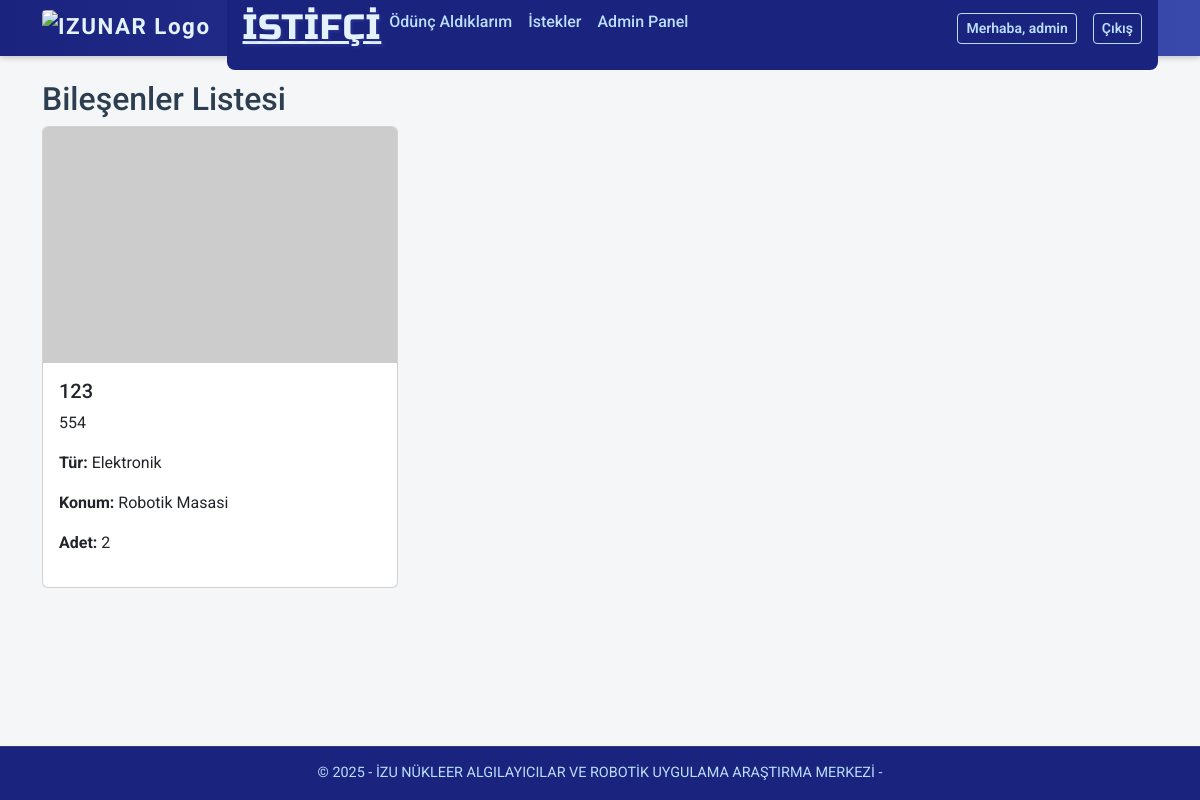
Page /components (signed in) on the committed database.
### models.py (models this page shows, shortened)
class User(db.Model, UserMixin):
    id = db.Column(db.Integer, primary_key=True)
    username = db.Column(db.String(64), unique=True, nullable=False)
    password_hash = db.Column(db.String(128), nullable=False)
    role = db.Column(db.String(20), default='user')  # 'admin' ya da 'user'
    can_add_product = db.Column(db.Boolean, default=False)
    can_delete_product = db.Column(db.Boolean, default=False)
    def is_admin(self):
        return self.role == 'admin'

class Component(db.Model):
    id = db.Column(db.Integer, primary_key=True)
    name = db.Column(db.String(120), nullable=False)
    category = db.Column(db.String(20), nullable=False)  # 'demirbas' veya 'sarf'
    type = db.Column(db.String(100), nullable=True)
    location = db.Column(db.String(150), nullable=True)
    description = db.Column(db.Text, nullable=True)
    quantity = db.Column(db.Integer, nullable=False)
    image_url = db.Column(db.String(300), default="https://via.placeholder.com/300x200?text=Ürün")
    part_number = db.Column(db.String(100), nullable=True)
    code = db.Column(db.String(150), unique=True)
    tags = db.relationship(
        'Tag',
        secondary=component_tag,
        back_populates='components'
    )

### app.py (the view)
@app.route('/components')
@login_required
def component_list():
    components = Component.query.all()
    return render_template('components/list.html', components=components)

### app.py (called while the page is built)
@app.context_processor
def inject_csrf_token():
    return dict(csrf_token=generate_csrf())

@app.context_processor
def inject_timezone():
    return dict(tz=ZoneInfo("Europe/Istanbul"))

@login_manager.user_loader
def load_user(user_id):
    return User.query.get(int(user_id))

### templates/components/list.html
{% extends "base.html" %}
{% block content %}
<h2>Bileşenler Listesi</h2>
<div class="row">
  {% for component in components %}
    <div class="col-md-4 mb-4">
      <div class="card h-100">
        <img src="{{ component.image_url }}" class="card-img-top" alt="{{ component.name }}">
        <div class="card-body">
          <h5 class="card-title">{{ component.name }}</h5>
          <p class="card-text">{{ component.description or "Açıklama yok" }}</p>
          <p><strong>Tür:</strong> {{ component.type or "Belirtilmemiş" }}</p>
          <p><strong>Konum:</strong> {{ component.location or "Belirtilmemiş" }}</p>
          <p><strong>Adet:</strong> {{ component.quantity }}</p>
        </div>
      </div>
    </div>
  {% else %}
    <p>Hiç bileşen bulunamadı.</p>
  {% endfor %}
</div>
{% endblock %}

### templates/base.html (shortened to what this page needs)
<!DOCTYPE html>
<html lang="tr">
<head>
  <link href="https://cdn.jsdelivr.net/npm/bootstrap@5.3.0/dist/css/bootstrap.min.css" rel="stylesheet" />
  <link href="https://cdn.jsdelivr.net/npm/bootstrap-icons@1.10.5/font/bootstrap-icons.css" rel="stylesheet" />
</head>
<body>
<nav class="navbar navbar-expand-lg">
  <div class="container">
    <a class="navbar-brand" href="https://nar.izu.edu.tr/" target="_blank" rel="noopener noreferrer">
      <img src="https://nar.izu.edu.tr/assets/nar_logo_lowres.png" alt="IZUNAR Logo" />
    </a>
    <div class="collapse navbar-collapse" id="navbarContent">
      <ul class="navbar-nav me-auto mb-2 mb-lg-0">
        <li class="nav-item">
          <a class="modern-title" href="{{ url_for('index') }}">İSTİFÇİ</a>
        </li>
        {% if current_user.is_authenticated %}
        <li class="nav-item">
          <a class="nav-link" href="{{ url_for('my_borrowed') }}">Ödünç Aldıklarım</a>
        </li>
        <li class="nav-item">
          <a class="nav-link" href="{{ url_for('requests') }}">İstekler</a>
        </li>
        {% if current_user.is_admin() %}
        <li class="nav-item">
          <a class="nav-link" href="{{ url_for('admin_dashboard') }}">Admin Panel</a>
        </li>
        {% endif %}
        {% endif %}
      </ul>
      <div class="d-flex align-items-center gap-2">
        {% if current_user.is_authenticated %}
        <a class="btn btn-outline-light btn-sm me-2" href="{{ url_for('change_password') }}">
          Merhaba, {{ current_user.username }}
        </a>
        <a class="btn btn-outline-light btn-sm" href="{{ url_for('logout') }}">Çıkış</a>
        {% else %}
        <a class="btn btn-outline-light btn-sm" href="{{ url_for('login') }}">Giriş</a>
        <a class="btn btn-outline-light btn-sm" href="{{ url_for('register') }}">Kayıt Ol</a>
        {% endif %}
      </div>
    </div>
  </div>
</nav>
<div class="container mt-4">
  {% block content %}{% endblock %}
</div>
<footer>
  &copy; {{ current_year or "2025" }} - İZU NÜKLEER ALGILAYICILAR VE ROBOTİK UYGULAMA ARAŞTIRMA MERKEZİ -
</footer>
</body>
</html>

### templates/base.html (style rules this page uses)
.modern-title { font-family: 'Russo One', sans-serif; font-size: 2.2rem; letter-spacing: 1px; color: #e3f2fd; text-shadow: 2px 2px 3px #3949ab66; text-transform: uppercase; }
body { font-family: 'Roboto', sans-serif; background-color: #f4f6f8; color: #2c3e50; padding-top: 56px; margin-bottom: 3.5rem; }
.navbar { position: fixed; top: 0; left: 0; right: 0; height: 56px; background: linear-gradient(90deg, #1a237e 0%, #3949ab 100%); box-shadow: 0 2px 6px rgba(0, 0, 0, 0.2); transition: top 0.3s ease; z-index: 1030; }
.navbar-brand { display: flex; align-items: center; gap: 0.5rem; font-weight: 700; font-size: 1.4rem; letter-spacing: 1.5px; color: #e3f2fd !important; }
.navbar-brand img { height: 36px; width: auto; border-radius: 4px; }
.navbar-nav .nav-link { color: #bbdefb !important; font-weight: 500; transition: color 0.3s ease; }
.btn-outline-light { border-color: #bbdefb; color: #bbdefb; font-weight: 600; transition: all 0.3s ease; }
footer { position: fixed; bottom: 0; left: 0; right: 0; background-color: #1a237e; color: #bbdefb; padding: 1rem 0; text-align: center; font-size: 0.9rem; box-shadow: inset 0 1px 0 rgba(255, 255, 255, 0.1); white-space: nowrap; overflow: hidden; text-overflow: ellipsis; z-index: 1020; }
.navbar-collapse { background-color: #1a237e !important; border-radius: 0.5rem; padding: 1rem; animation: slideIn 0.4s ease forwards; }

### rows in the picture
User: username "admin"
Component: name "123", description "554", type "Elektronik", location "Robotik Masasi", quantity "2"

### other values in the picture
{{ current_year or "2025" }} "2025"
